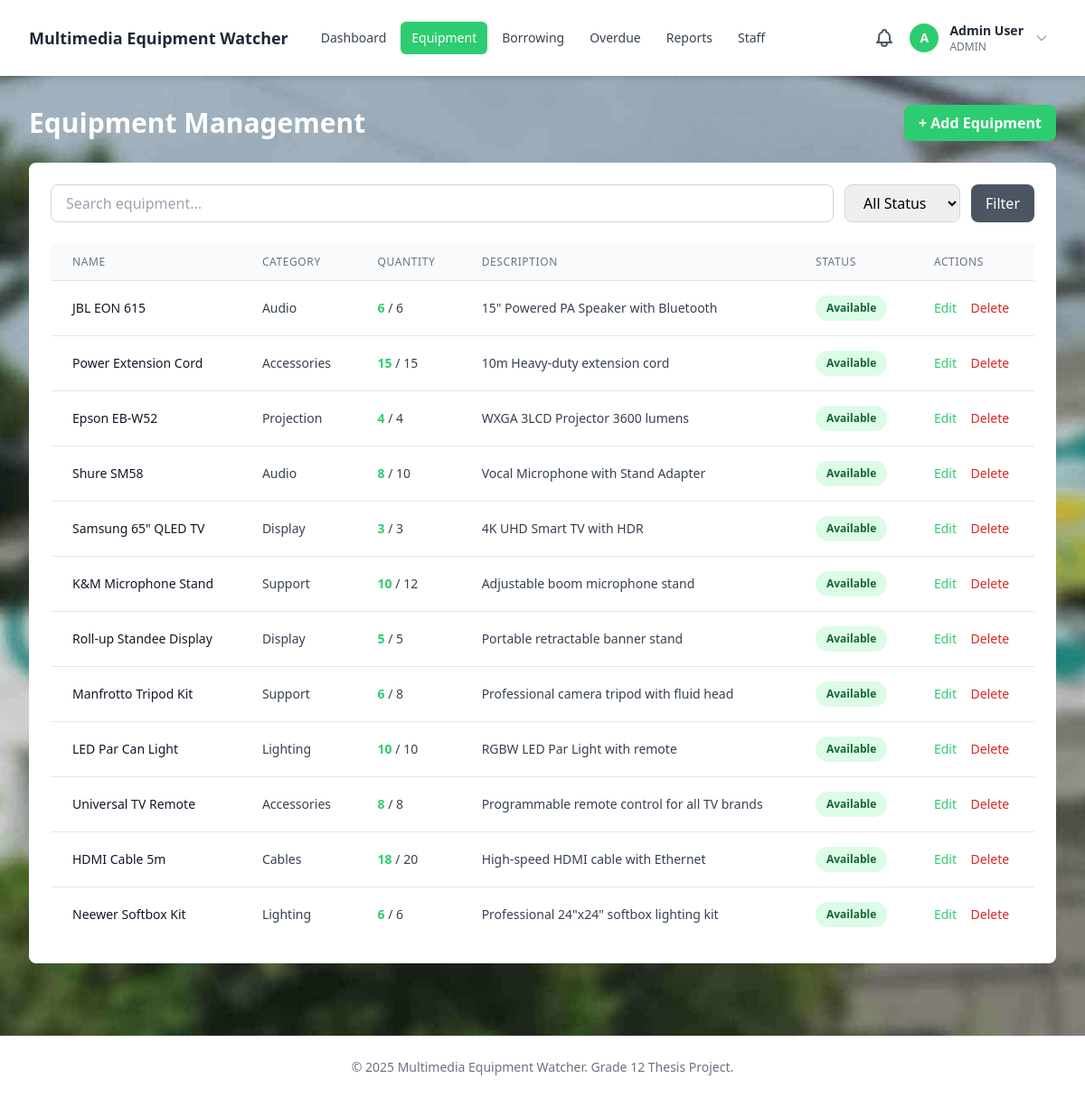
The page /equipment/list.php (signed in) on the database its author committed.
### tables this page shows
CREATE TABLE equipment (
    id INT AUTO_INCREMENT PRIMARY KEY,
    name VARCHAR(100) NOT NULL,
    description TEXT,
    category VARCHAR(50),
    total_quantity INT NOT NULL DEFAULT 1,
    available_quantity INT NOT NULL DEFAULT 1,
    status ENUM('available', 'borrowed', 'damaged', 'lost') NOT NULL DEFAULT 'available',
    created_at TIMESTAMP DEFAULT CURRENT_TIMESTAMP
);

### equipment/list.php (the view, shortened to what this page needs)
<?php
require_once '../includes/header.php';
$pdo = getDBConnection();
$search = $_GET['search'] ?? '';
$sql = "SELECT * FROM equipment WHERE 1=1";
$params = [];
$sql .= " ORDER BY created_at DESC";
$stmt = $pdo->prepare($sql);
$stmt->execute($params);
$equipment = $stmt->fetchAll();
?>
<div class="flex justify-between items-center mb-6">
    <h2 class="text-3xl font-bold text-white">Equipment Management</h2>
    <a href="add.php" class="px-4 py-2 bg-primary hover:bg-primary-dark text-white font-semibold rounded-lg transition">+ Add Equipment</a>
</div>
<div class="bg-white rounded-lg shadow-sm p-6">
    <form method="GET" class="mb-6 flex flex-wrap gap-3">
        <input type="text" name="search" placeholder="Search equipment..."
               value="<?php echo htmlspecialchars($search); ?>"
               class="flex-1 min-w-[200px] px-4 py-2 border border-gray-300 rounded-lg focus:ring-2 focus:ring-primary focus:border-transparent">
        <select name="status" class="px-4 py-2 border border-gray-300 rounded-lg focus:ring-2 focus:ring-primary focus:border-transparent">
            <option value="">All Status</option>
        </select>
        <button type="submit" class="px-4 py-2 bg-gray-600 hover:bg-gray-700 text-white font-medium rounded-lg transition">Filter</button>
    </form>
    <?php if (count($equipment) > 0): ?>
        <div class="overflow-x-auto">
            <table class="min-w-full divide-y divide-gray-200">
                <thead class="bg-gray-50">
                    <tr>
                        <th class="px-6 py-3 text-left text-xs font-medium text-gray-500 uppercase tracking-wider">Name</th>
                        <th class="px-6 py-3 text-left text-xs font-medium text-gray-500 uppercase tracking-wider">Category</th>
                        <th class="px-6 py-3 text-left text-xs font-medium text-gray-500 uppercase tracking-wider">Quantity</th>
                        <th class="px-6 py-3 text-left text-xs font-medium text-gray-500 uppercase tracking-wider">Description</th>
                        <th class="px-6 py-3 text-left text-xs font-medium text-gray-500 uppercase tracking-wider">Status</th>
                        <th class="px-6 py-3 text-left text-xs font-medium text-gray-500 uppercase tracking-wider">Actions</th>
                    </tr>
                </thead>
                <tbody class="bg-white divide-y divide-gray-200">
                    <?php foreach ($equipment as $item): ?>
                        <?php
                        $statusClass = 'bg-gray-100 text-gray-800';
                        switch ($item['status']) {
                            case 'available': $statusClass = 'bg-green-100 text-green-800'; break;
                        }
                        ?>
                        <tr class="hover:bg-gray-50">
                            <td class="px-6 py-4 whitespace-nowrap text-sm font-medium text-gray-900"><?php echo htmlspecialchars($item['name']); ?></td>
                            <td class="px-6 py-4 whitespace-nowrap text-sm text-gray-700"><?php echo htmlspecialchars($item['category']); ?></td>
                            <td class="px-6 py-4 whitespace-nowrap text-sm text-gray-700">
                                <span class="font-semibold text-primary"><?php echo $item['available_quantity']; ?></span> / <?php echo $item['total_quantity']; ?>
                            </td>
                            <td class="px-6 py-4 text-sm text-gray-700"><?php echo htmlspecialchars(substr($item['description'], 0, 60)) . (strlen($item['description']) > 60 ? '...' : ''); ?></td>
                            <td class="px-6 py-4 whitespace-nowrap">
                                <span class="px-3 py-1 inline-flex text-xs leading-5 font-semibold rounded-full <?php echo $statusClass; ?>">
                                    <?php echo ucfirst($item['status']); ?>
                                </span>
                            </td>
                            <td class="px-6 py-4 whitespace-nowrap text-sm">
                                <a href="edit.php?id=<?php echo $item['id']; ?>" class="text-primary hover:text-primary-dark font-medium mr-3">Edit</a>
                                <a href="delete.php?id=<?php echo $item['id']; ?>" class="text-red-600 hover:text-red-800 font-medium" onclick="return confirm('Are you sure you want to delete this equipment?')">Delete</a>
                            </td>
                        </tr>
                    <?php endforeach; ?>
                </tbody>
            </table>
        </div>
    <?php endif; ?>
</div>
<?php require_once '../includes/footer.php'; ?>

### assets/css/background.css (style rules this page uses)
.bg-enhanced { background-image: url('/images/background.jpg'); background-size: cover; background-position: center; background-attachment: fixed; position: relative; }

### rows shown on the page
equipment: name "JBL EON 615", category "Audio", available_quantity "6", total_quantity "6", description "15\" Powered PA Speaker with Bluetooth", status "Available"
equipment: name "Power Extension Cord", category "Accessories", available_quantity "15", total_quantity "15", description "10m Heavy-duty extension cord", status "Available"
equipment: name "Epson EB-W52", category "Projection", available_quantity "4", total_quantity "4", description "WXGA 3LCD Projector 3600 lumens", status "Available"
equipment: name "Shure SM58", category "Audio", available_quantity "8", total_quantity "10", description "Vocal Microphone with Stand Adapter", status "Available"
equipment: name "Samsung 65\" QLED TV", category "Display", available_quantity "3", total_quantity "3", description "4K UHD Smart TV with HDR", status "Available"
equipment: name "K&M Microphone Stand", category "Support", available_quantity "10", total_quantity "12", description "Adjustable boom microphone stand", status "Available"
equipment: name "Roll-up Standee Display", category "Display", available_quantity "5", total_quantity "5", description "Portable retractable banner stand", status "Available"
equipment: name "Manfrotto Tripod Kit", category "Support", available_quantity "6", total_quantity "8", description "Professional camera tripod with fluid head", status "Available"
equipment: name "LED Par Can Light", category "Lighting", available_quantity "10", total_quantity "10", description "RGBW LED Par Light with remote", status "Available"
equipment: name "Universal TV Remote", category "Accessories", available_quantity "8", total_quantity "8", description "Programmable remote control for all TV brands", status "Available"
equipment: name "HDMI Cable 5m", category "Cables", available_quantity "18", total_quantity "20", description "High-speed HDMI cable with Ethernet", status "Available"
equipment: name "Neewer Softbox Kit", category "Lighting", available_quantity "6", total_quantity "6", description "Professional 24\"x24\" softbox lighting kit", status "Available"

### other values the page prints
substr($currentUser['name'], 0, 1) "A"
$currentUser['name'] "Admin User"
$currentUser['role'] "ADMIN"
